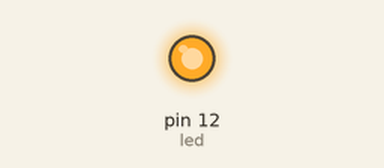
This sketch was run on a simulated Arduino Uno, built with avr-gcc and run on an emulated ATmega328P. Parts: output pins drawn as LEDs (lit = HIGH).

Above: at 0.1 s.
Timing chart, 0 to 1.6 s (numbered marks = the images above):
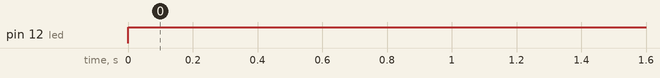

The sketch:

prog01.ino
```cpp
int led = 12;

void setup()
{
  // initialize digital pin LED_BUILTIN as an output.
  pinMode(led, OUTPUT);
}

/* This is Multiline
 *  comment
 */

// the loop function runs over and over again forever
void loop()
{
  digitalWrite(led, HIGH);   // turn the LED on (HIGH is the voltage level)
  delay(1000);                       // wait for a second
  //digitalWrite(led, LOW);    // turn the LED off by making the voltage LOW
  //delay(1000);                       // wait for a second
}
```

Measured:
- by itself, pin 12 (led): LOW → HIGH at 0.00 s
